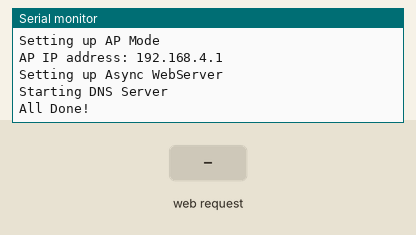
This sketch was run on a simulated ESP32. On the bench: the last lines printed to the serial monitor. The test bench sets the inputs (shaded band).

Above: at 1.2 s.
1.3 s: HTTP request GET / received
At 2.2 s:
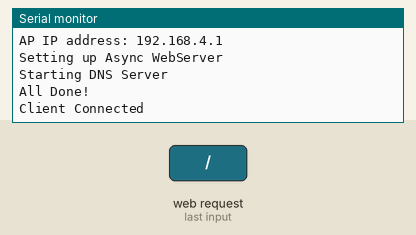
2.8 s: HTTP request GET /get?nama_pasien=1 received
At 3.3 s:
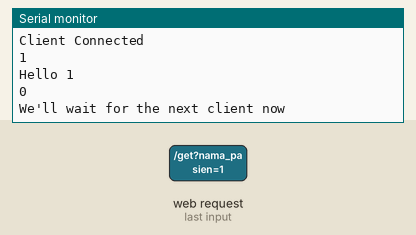

Measured:
- after the input at 1.3 s, the serial monitor: prints a new line at once (image 1)
- after the input at 2.8 s, the serial monitor: prints a new line at once (image 2)

The sketch:

captiveportalgetdata.ino
```cpp
//Ref : https://github.com/yash-sanghvi/ESP32/blob/master/Captive_Portal/Captive_Portal.ino

#include <DNSServer.h>
#include <WiFi.h>
#include <AsyncTCP.h>
#include "ESPAsyncWebServer.h"

DNSServer dnsServer;
AsyncWebServer server(80);

String nama_pasien, kode_kamar, kode_bed, wifi_ssid, wifi_pass;
bool isWiFi;
bool patient_info_received = false;

const char start_html[] PROGMEM = R"rawliteral(
<!DOCTYPE HTML><html><head>
  <title>Captive Portal Demo</title>
  <meta name="viewport" content="width=device-width, initial-scale=1">
  </head><body>
  <h3>Input Informasi Pasien dan Konektifitas</h3>
  <form action="/get">
    Nama Pasien: <br><input type="text" name="nama_pasien">
    <br>
    Kode Kamar: <br><input type="text" name="kode_kamar">
    <br>
    Kode Bed: <br><input type="text" name="kode_bed">
    <br>
    Konektifitas:
    <select name = "mode_koneksi">
      <option value=0>SIM</option>
      <option value=1>WiFi</option>
    </select>
    <br>
    <input type="submit" value="Submit">
  </form>
</body></html>)rawliteral";

const char setWiFi_html[] PROGMEM = R"rawliteral(
<!DOCTYPE HTML><html><head>
  <title>Input Informasi WiFi</title>
  <meta name="viewport" content="width=device-width, initial-scale=1">
  </head><body>
  <h3>Input WiFi</h3>
  <form action="/get2">
    SSID: <br><input type="text" name="wifi_ssid">
    <br>
    Pass: <br><input type="text" name="wifi_pass">
    <br>
    <input type="submit" value="Submit">
  </form>
</body></html>)rawliteral";

class CaptiveRequestHandler : public AsyncWebHandler {
  public:
    CaptiveRequestHandler() {}
    virtual ~CaptiveRequestHandler() {}

    bool canHandle(AsyncWebServerRequest *request) {
      //request->addInterestingHeader("ANY");
      return true;
    }

    void handleRequest(AsyncWebServerRequest *request) {
      request->send_P(200, "text/html", start_html);
    }
};

void setupServer() {
  server.on("/", HTTP_GET, [](AsyncWebServerRequest * request) {
    request->send_P(200, "text/html", start_html);
    Serial.println("Client Connected");
  });

  server.on("/get", HTTP_GET, [] (AsyncWebServerRequest * request) {
    String inputMessage;
    String inputParam;
    char message[100];

    if (request->hasParam("nama_pasien")) {
      inputMessage = request->getParam("nama_pasien")->value();
      inputParam = "nama_pasien";
      nama_pasien = inputMessage;
      Serial.println(inputMessage);
      patient_info_received = true;
    }

    if (request->hasParam("kode_kamar")) {
      inputMessage = request->getParam("kode_kamar")->value();
      inputParam = "kode_kamar";
      kode_kamar = inputMessage;
      Serial.println(inputMessage);
      patient_info_received = true;
    }

    if (request->hasParam("kode_bed")) {
      inputMessage = request->getParam("kode_bed")->value();
      inputParam = "kode_bed";
      kode_bed = inputMessage;
      Serial.println(inputMessage);
      patient_info_received = true;
    }

    if (request->hasParam("mode_koneksi")) {
      inputMessage = request->getParam("mode_koneksi")->value();
      inputParam = "mode_koneksi";
      isWiFi = inputMessage == "1";
      Serial.println(inputMessage);
      patient_info_received = true;
    }

    //Dari pilihan WiFi
    if (isWiFi) {
      request->send_P(200, "text/html", setWiFi_html);
    }
    else {
      sprintf(message, "Pasien %s. Kamar %s. Tempat tidur %s telah terdaftar. <br><a href=\"/\">Return to Home Page</a>", nama_pasien, kode_kamar, kode_bed);
      request->send(200, "text/html", message);
    }
  });

  server.on("/get2", HTTP_GET, [] (AsyncWebServerRequest * request) {
    String inputMessage;
    String inputParam;
    char message[100];

    if (request->hasParam("wifi_ssid")) {
      inputMessage = request->getParam("wifi_ssid")->value();
      inputParam = "wifi_ssid";
      wifi_ssid = inputMessage;
      Serial.println(inputMessage);
      patient_info_received = true;
    }

    if (request->hasParam("wifi_pass")) {
      inputMessage = request->getParam("wifi_pass")->value();
      inputParam = "wifi_pass";
      wifi_pass = inputMessage;
      Serial.println(inputMessage);
      patient_info_received = true;
    }
    sprintf(message, "Pasien %s. Kamar %s. Tempat tidur %s telah terdaftar. <br><a href=\"/\">Return to Home Page</a>", nama_pasien, kode_kamar, kode_bed);
    request->send(200, "text/html", message);
  });
}

void setup() {
  //your other setup stuff...
  Serial.begin(115200);
  Serial.println();
  Serial.println("Setting up AP Mode");
  WiFi.mode(WIFI_AP);
  WiFi.softAP("esp-captive");
  Serial.print("AP IP address: "); Serial.println(WiFi.softAPIP());
  Serial.println("Setting up Async WebServer");
  setupServer();
  Serial.println("Starting DNS Server");
  dnsServer.start(53, "*", WiFi.softAPIP());
  server.addHandler(new CaptiveRequestHandler()).setFilter(ON_AP_FILTER);//only when requested from AP
  //more handlers...
  server.begin();
  Serial.println("All Done!");
}

void loop() {
  dnsServer.processNextRequest();
  if (patient_info_received) {
    Serial.print("Hello "); Serial.println(nama_pasien);
    Serial.println(kode_kamar); Serial.println(kode_bed);
    Serial.println(isWiFi);
    patient_info_received = false;
    Serial.println("We'll wait for the next client now");
  }
}
```
